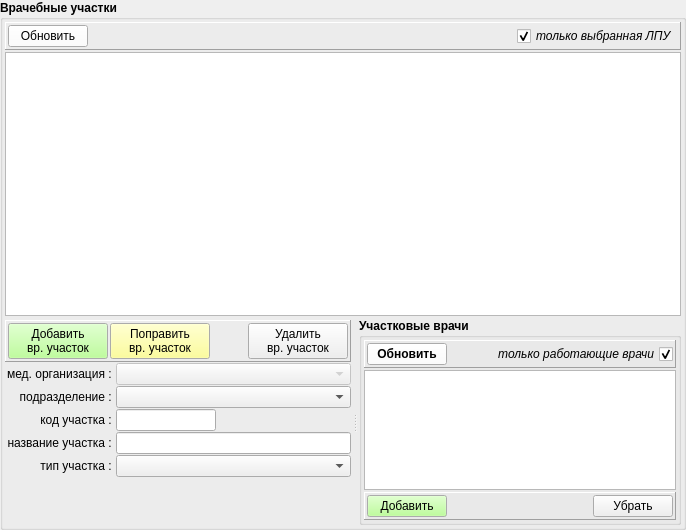
         <widget class="QGroupBox" name="group_medsites">
          <property name="minimumSize">
           <size>
            <width>600</width>
            <height>0</height>
           </size>
          </property>
          <property name="font">
           <font>
            <weight>75</weight>
            <bold>true</bold>
           </font>
          </property>
          <property name="title">
           <string>Врачебные участки</string>
          </property>
          <layout class="QVBoxLayout" name="verticalLayout_5" stretch="0,2,1">
           <property name="spacing">
            <number>2</number>
           </property>
           <property name="leftMargin">
            <number>2</number>
           </property>
           <property name="topMargin">
            <number>2</number>
           </property>
           <property name="rightMargin">
            <number>2</number>
           </property>
           <property name="bottomMargin">
            <number>2</number>
           </property>
           <item>
            <widget class="QFrame" name="pan_up_medsites">
             <property name="frameShape">
              <enum>QFrame::Panel</enum>
             </property>
             <property name="frameShadow">
              <enum>QFrame::Raised</enum>
             </property>
             <layout class="QHBoxLayout" name="horizontalLayout_6">
              <property name="spacing">
               <number>2</number>
              </property>
              <property name="leftMargin">
               <number>2</number>
              </property>
              <property name="topMargin">
               <number>2</number>
              </property>
              <property name="rightMargin">
               <number>2</number>
              </property>
              <property name="bottomMargin">
               <number>2</number>
              </property>
              <item>
               <widget class="QPushButton" name="bn_refresh_medsites">
                <property name="palette">
                 <palette>
                  <active>
                   <colorrole role="Button">
                    <brush brushstyle="SolidPattern">
                     <color alpha="255">
                      <red>255</red>
                      <green>255</green>
                      <blue>255</blue>
                     </color>
                    </brush>
                   </colorrole>
                  </active>
                  <inactive>
                   <colorrole role="Button">
                    <brush brushstyle="SolidPattern">
                     <color alpha="255">
                      <red>255</red>
                      <green>255</green>
                      <blue>255</blue>
                     </color>
                    </brush>
                   </colorrole>
                  </inactive>
                  <disabled>
                   <colorrole role="Button">
                    <brush brushstyle="SolidPattern">
                     <color alpha="255">
                      <red>255</red>
                      <green>255</green>
                      <blue>255</blue>
                     </color>
                    </brush>
                   </colorrole>
                  </disabled>
                 </palette>
                </property>
                <property name="font">
                 <font>
                  <weight>50</weight>
                  <bold>false</bold>
                 </font>
                </property>
                <property name="text">
                 <string>Обновить</string>
                </property>
                <property name="icon">
                 <iconset resource="_inko_pol2_res.qrc">
                  <normaloff>:/refresh.png</normaloff>:/refresh.png</iconset>
                </property>
               </widget>
              </item>
              <item>
               <spacer name="horizontalSpacer_8">
                <property name="orientation">
                 <enum>Qt::Horizontal</enum>
                </property>
                <property name="sizeHint" stdset="0">
                 <size>
                  <width>40</width>
                  <height>20</height>
                 </size>
                </property>
               </spacer>
              </item>
              <item>
               <widget class="QCheckBox" name="ch_medsites_mo">
                <property name="font">
                 <font>
                  <weight>50</weight>
                  <italic>true</italic>
                  <bold>false</bold>
                 </font>
                </property>
                <property name="text">
                 <string>только выбранная ЛПУ</string>
                </property>
                <property name="checked">
                 <bool>true</bool>
                </property>
               </widget>
              </item>
             </layout>
            </widget>
           </item>
           <item>
            <widget class="QTableView" name="tab_medsites">
             <property name="selectionMode">
              <enum>QAbstractItemView::SingleSelection</enum>
             </property>
             <property name="selectionBehavior">
              <enum>QAbstractItemView::SelectRows</enum>
             </property>
             <attribute name="verticalHeaderDefaultSectionSize">
              <number>20</number>
             </attribute>
             <attribute name="verticalHeaderMinimumSectionSize">
              <number>20</number>
             </attribute>
            </widget>
           </item>
           <item>
            <widget class="QSplitter" name="split_MS">
             <property name="orientation">
              <enum>Qt::Horizontal</enum>
             </property>
             <property name="handleWidth">
              <number>8</number>
             </property>
             <widget class="QFrame" name="pan_attr_medsites">
              <property name="minimumSize">
               <size>
                <width>320</width>
                <height>0</height>
               </size>
              </property>
              <property name="font">
               <font>
                <weight>50</weight>
                <bold>false</bold>
               </font>
              </property>
              <layout class="QFormLayout" name="formLayout_3">
               <property name="fieldGrowthPolicy">
                <enum>QFormLayout::AllNonFixedFieldsGrow</enum>
               </property>
               <property name="horizontalSpacing">
                <number>1</number>
               </property>
               <property name="verticalSpacing">
                <number>1</number>
               </property>
               <property name="leftMargin">
                <number>0</number>
               </property>
               <property name="topMargin">
                <number>2</number>
               </property>
               <property name="rightMargin">
                <number>0</number>
               </property>
               <property name="bottomMargin">
                <number>0</number>
               </property>
               <item row="1" column="0">
                <widget class="QLabel" name="lab_is_head_7">
                 <property name="minimumSize">
                  <size>
                   <width>110</width>
                   <height>0</height>
                  </size>
                 </property>
                 <property name="maximumSize">
                  <size>
                   <width>110</width>
                   <height>16777215</height>
                  </size>
                 </property>
                 <property name="font">
                  <font>
                   <weight>50</weight>
                   <bold>false</bold>
                  </font>
                 </property>
                 <property name="text">
                  <string>мед. организация : </string>
                 </property>
                 <property name="alignment">
                  <set>Qt::AlignRight|Qt::AlignTrailing|Qt::AlignVCenter</set>
                 </property>
                </widget>
               </item>
               <item row="1" column="1">
                <widget class="QComboBox" name="combo_medsite_mo">
                 <property name="enabled">
                  <bool>false</bool>
                 </property>
                 <property name="font">
                  <font>
                   <weight>50</weight>
                   <bold>false</bold>
                  </font>
                 </property>
                 <property name="maxVisibleItems">
                  <number>50</number>
                 </property>
                </widget>
               </item>
               <item row="2" column="0">
                <widget class="QLabel" name="lab_is_head_5">
                 <property name="minimumSize">
                  <size>
                   <width>110</width>
                   <height>0</height>
                  </size>
                 </property>
                 <property name="maximumSize">
                  <size>
                   <width>110</width>
                   <height>16777215</height>
                  </size>
                 </property>
                 <property name="font">
                  <font>
                   <weight>50</weight>
                   <bold>false</bold>
                  </font>
                 </property>
                 <property name="text">
                  <string>подразделение : </string>
                 </property>
                 <property name="alignment">
                  <set>Qt::AlignRight|Qt::AlignTrailing|Qt::AlignVCenter</set>
                 </property>
                </widget>
               </item>
               <item row="2" column="1">
                <widget class="QComboBox" name="combo_medsite_mp">
                 <property name="enabled">
                  <bool>true</bool>
                 </property>
                 <property name="font">
                  <font>
                   <weight>50</weight>
                   <bold>false</bold>
                  </font>
                 </property>
                 <property name="maxVisibleItems">
                  <number>50</number>
                 </property>
                </widget>
               </item>
               <item row="3" column="0">
                <widget class="QLabel" name="label_34">
                 <property name="minimumSize">
                  <size>
                   <width>110</width>
                   <height>0</height>
                  </size>
                 </property>
                 <property name="maximumSize">
                  <size>
                   <width>110</width>
                   <height>16777215</height>
                  </size>
                 </property>
                 <property name="font">
                  <font>
                   <weight>50</weight>
                   <bold>false</bold>
                  </font>
                 </property>
                 <property name="text">
                  <string>код участка : </string>
                 </property>
                 <property name="alignment">
                  <set>Qt::AlignRight|Qt::AlignTrailing|Qt::AlignVCenter</set>
                 </property>
                </widget>
               </item>
               <item row="3" column="1">
                <widget class="QLineEdit" name="ln_medsite_code">
                 <property name="minimumSize">
                  <size>
                   <width>100</width>
                   <height>0</height>
                  </size>
                 </property>
                 <property name="maximumSize">
                  <size>
                   <width>100</width>
                   <height>16777215</height>
                  </size>
                 </property>
                 <property name="font">
                  <font>
                   <weight>50</weight>
                   <bold>false</bold>
                  </font>
                 </property>
                </widget>
               </item>
               <item row="4" column="0">
                <widget class="QLabel" name="label_35">
                 <property name="minimumSize">
                  <size>
                   <width>110</width>
                   <height>0</height>
                  </size>
                 </property>
                 <property name="maximumSize">
                  <size>
                   <width>110</width>
                   <height>16777215</height>
                  </size>
                 </property>
                 <property name="font">
                  <font>
                   <weight>50</weight>
                   <bold>false</bold>
                  </font>
                 </property>
                 <property name="text">
                  <string>  название участка : </string>
                 </property>
                 <property name="alignment">
                  <set>Qt::AlignRight|Qt::AlignTrailing|Qt::AlignVCenter</set>
                 </property>
                </widget>
               </item>
               <item row="4" column="1">
                <widget class="QLineEdit" name="ln_medsite_name">
                 <property name="font">
                  <font>
                   <weight>50</weight>
                   <bold>false</bold>
                  </font>
                 </property>
                </widget>
               </item>
               <item row="5" column="0">
                <widget class="QLabel" name="lab_is_head_3">
                 <property name="minimumSize">
                  <size>
                   <width>110</width>
                   <height>0</height>
                  </size>
                 </property>
                 <property name="maximumSize">
                  <size>
                   <width>110</width>
                   <height>16777215</height>
                  </size>
                 </property>
                 <property name="font">
                  <font>
                   <weight>50</weight>
                   <bold>false</bold>
                  </font>
                 </property>
                 <property name="text">
                  <string>тип участка : </string>
                 </property>
                 <property name="alignment">
                  <set>Qt::AlignRight|Qt::AlignTrailing|Qt::AlignVCenter</set>
                 </property>
                </widget>
               </item>
               <item row="5" column="1">
                <widget class="QComboBox" name="combo_medsite_type">
                 <property name="enabled">
                  <bool>true</bool>
                 </property>
                 <property name="font">
                  <font>
                   <weight>50</weight>
                   <bold>false</bold>
                  </font>
                 </property>
                 <property name="maxVisibleItems">
                  <number>50</number>
                 </property>
                </widget>
               </item>
               <item row="0" column="0" colspan="2">
                <widget class="QFrame" name="pan_dn_medsites">
                 <property name="frameShape">
                  <enum>QFrame::Panel</enum>
                 </property>
                 <property name="frameShadow">
                  <enum>QFrame::Raised</enum>
                 </property>
                 <layout class="QHBoxLayout" name="horizontalLayout_11">
                  <property name="spacing">
                   <number>2</number>
                  </property>
                  <property name="leftMargin">
                   <number>2</number>
                  </property>
                  <property name="topMargin">
                   <number>2</number>
                  </property>
                  <property name="rightMargin">
                   <number>2</number>
                  </property>
                  <property name="bottomMargin">
                   <number>2</number>
                  </property>
                  <item>
                   <widget class="QPushButton" name="bn_add_medsite">
                    <property name="minimumSize">
                     <size>
                      <width>100</width>
                      <height>0</height>
                     </size>
                    </property>
                    <property name="palette">
                     <palette>
                      <active>
                       <colorrole role="Button">
                        <brush brushstyle="SolidPattern">
                         <color alpha="255">
                          <red>170</red>
                          <green>255</green>
                          <blue>127</blue>
                         </color>
                        </brush>
                       </colorrole>
                      </active>
                      <inactive>
                       <colorrole role="Button">
                        <brush brushstyle="SolidPattern">
                         <color alpha="255">
                          <red>170</red>
                          <green>255</green>
                          <blue>127</blue>
                         </color>
                        </brush>
                       </colorrole>
                      </inactive>
                      <disabled>
                       <colorrole role="Button">
                        <brush brushstyle="SolidPattern">
                         <color alpha="255">
                          <red>170</red>
                          <green>255</green>
                          <blue>127</blue>
                         </color>
                        </brush>
                       </colorrole>
                      </disabled>
                     </palette>
                    </property>
                    <property name="font">
                     <font>
                      <weight>50</weight>
                      <bold>false</bold>
                     </font>
                    </property>
                    <property name="text">
                     <string>Добавить
 вр. участок </string>
                    </property>
                   </widget>
                  </item>
                  <item>
                   <widget class="QPushButton" name="bn_edit_medsite">
                    <property name="minimumSize">
                     <size>
                      <width>100</width>
                      <height>0</height>
                     </size>
                    </property>
                    <property name="palette">
                     <palette>
                      <active>
                       <colorrole role="Button">
                        <brush brushstyle="SolidPattern">
                         <color alpha="255">
                          <red>255</red>
                          <green>255</green>
                          <blue>127</blue>
                         </color>
                        </brush>
                       </colorrole>
                      </active>
                      <inactive>
                       <colorrole role="Button">
                        <brush brushstyle="SolidPattern">
                         <color alpha="255">
                          <red>255</red>
                          <green>255</green>
                          <blue>127</blue>
                         </color>
                        </brush>
                       </colorrole>
                      </inactive>
                      <disabled>
                       <colorrole role="Button">
                        <brush brushstyle="SolidPattern">
                         <color alpha="255">
                          <red>255</red>
                          <green>255</green>
                          <blue>127</blue>
                         </color>
                        </brush>
                       </colorrole>
                      </disabled>
                     </palette>
                    </property>
                    <property name="font">
                     <font>
                      <weight>50</weight>
                      <bold>false</bold>
                     </font>
                    </property>
                    <property name="text">
                     <string>Поправить
 вр. участок </string>
                    </property>
                   </widget>
                  </item>
                  <item>
                   <spacer name="horizontalSpacer_9">
                    <property name="orientation">
                     <enum>Qt::Horizontal</enum>
                    </property>
                    <property name="sizeHint" stdset="0">
                     <size>
                      <width>40</width>
                      <height>20</height>
                     </size>
                    </property>
                   </spacer>
                  </item>
                  <item>
                   <widget class="QPushButton" name="bn_delete_medsite">
                    <property name="minimumSize">
                     <size>
                      <width>100</width>
                      <height>0</height>
                     </size>
                    </property>
                    <property name="font">
                     <font>
                      <weight>50</weight>
                      <bold>false</bold>
                     </font>
                    </property>
                    <property name="text">
                     <string>Удалить
 вр. участок </string>
                    </property>
                   </widget>
                  </item>
                 </layout>
                </widget>
               </item>
              </layout>
             </widget>
             <widget class="QGroupBox" name="groupBox_3">
              <property name="title">
               <string>Участковые врачи</string>
              </property>
              <layout class="QVBoxLayout" name="verticalLayout_2">
               <property name="spacing">
                <number>2</number>
               </property>
               <property name="leftMargin">
                <number>2</number>
               </property>
               <property name="topMargin">
                <number>2</number>
               </property>
               <property name="rightMargin">
                <number>2</number>
               </property>
               <property name="bottomMargin">
                <number>2</number>
               </property>
               <item>
                <widget class="QFrame" name="pan_dn_medparts_2">
                 <property name="frameShape">
                  <enum>QFrame::Panel</enum>
                 </property>
                 <property name="frameShadow">
                  <enum>QFrame::Raised</enum>
                 </property>
                 <layout class="QHBoxLayout" name="horizontalLayout_25">
                  <property name="spacing">
                   <number>2</number>
                  </property>
                  <property name="leftMargin">
                   <number>2</number>
                  </property>
                  <property name="topMargin">
                   <number>2</number>
                  </property>
                  <property name="rightMargin">
                   <number>2</number>
                  </property>
                  <property name="bottomMargin">
                   <number>2</number>
                  </property>
                  <item>
                   <widget class="QPushButton" name="bn_refresh_medsite_ters">
                    <property name="palette">
                     <palette>
                      <active>
                       <colorrole role="Button">
                        <brush brushstyle="SolidPattern">
                         <color alpha="255">
                          <red>255</red>
                          <green>255</green>
                          <blue>255</blue>
                         </color>
                        </brush>
                       </colorrole>
                      </active>
                      <inactive>
                       <colorrole role="Button">
                        <brush brushstyle="SolidPattern">
                         <color alpha="255">
                          <red>255</red>
                          <green>255</green>
                          <blue>255</blue>
                         </color>
                        </brush>
                       </colorrole>
                      </inactive>
                      <disabled>
                       <colorrole role="Button">
                        <brush brushstyle="SolidPattern">
                         <color alpha="255">
                          <red>255</red>
                          <green>255</green>
                          <blue>255</blue>
                         </color>
                        </brush>
                       </colorrole>
                      </disabled>
                     </palette>
                    </property>
                    <property name="text">
                     <string>Обновить</string>
                    </property>
                   </widget>
                  </item>
                  <item>
                   <spacer name="horizontalSpacer_19">
                    <property name="orientation">
                     <enum>Qt::Horizontal</enum>
                    </property>
                    <property name="sizeHint" stdset="0">
                     <size>
                      <width>40</width>
                      <height>20</height>
                     </size>
                    </property>
                   </spacer>
                  </item>
                  <item>
                   <widget class="QCheckBox" name="ch_medsite_ters_now">
                    <property name="font">
                     <font>
                      <weight>50</weight>
                      <italic>true</italic>
                      <bold>false</bold>
                     </font>
                    </property>
                    <property name="layoutDirection">
                     <enum>Qt::RightToLeft</enum>
                    </property>
                    <property name="text">
                     <string>  только работающие врачи</string>
                    </property>
                    <property name="checked">
                     <bool>true</bool>
                    </property>
                   </widget>
                  </item>
                 </layout>
                </widget>
               </item>
               <item>
                <widget class="QTableView" name="tab_medsite_ters">
                 <property name="minimumSize">
                  <size>
                   <width>250</width>
                   <height>120</height>
                  </size>
                 </property>
                 <property name="selectionMode">
                  <enum>QAbstractItemView::SingleSelection</enum>
                 </property>
                 <property name="selectionBehavior">
                  <enum>QAbstractItemView::SelectRows</enum>
                 </property>
                 <attribute name="verticalHeaderDefaultSectionSize">
                  <number>20</number>
                 </attribute>
                 <attribute name="verticalHeaderMinimumSectionSize">
                  <number>20</number>
                 </attribute>
                </widget>
               </item>
               <item>
                <widget class="QFrame" name="pan_dn_medparts_3">
                 <property name="frameShape">
                  <enum>QFrame::Panel</enum>
                 </property>
                 <property name="frameShadow">
                  <enum>QFrame::Raised</enum>
                 </property>
                 <layout class="QHBoxLayout" name="horizontalLayout_26">
                  <property name="spacing">
                   <number>2</number>
                  </property>
                  <property name="leftMargin">
                   <number>2</number>
                  </property>
                  <property name="topMargin">
                   <number>2</number>
                  </property>
                  <property name="rightMargin">
                   <number>2</number>
                  </property>
                  <property name="bottomMargin">
                   <number>2</number>
                  </property>
                  <item>
                   <widget class="QPushButton" name="bn_add_medsite_ter">
                    <property name="palette">
                     <palette>
                      <active>
                       <colorrole role="Button">
                        <brush brushstyle="SolidPattern">
                         <color alpha="255">
                          <red>170</red>
                          <green>255</green>
                          <blue>127</blue>
                         </color>
                        </brush>
                       </colorrole>
                      </active>
                      <inactive>
                       <colorrole role="Button">
                        <brush brushstyle="SolidPattern">
                         <color alpha="255">
                          <red>170</red>
                          <green>255</green>
                          <blue>127</blue>
                         </color>
                        </brush>
                       </colorrole>
                      </inactive>
                      <disabled>
                       <colorrole role="Button">
                        <brush brushstyle="SolidPattern">
                         <color alpha="255">
                          <red>170</red>
                          <green>255</green>
                          <blue>127</blue>
                         </color>
                        </brush>
                       </colorrole>
                      </disabled>
                     </palette>
                    </property>
                    <property name="font">
                     <font>
                      <weight>50</weight>
                      <bold>false</bold>
                     </font>
                    </property>
                    <property name="text">
                     <string>Добавить</string>
                    </property>
                   </widget>
                  </item>
                  <item>
                   <spacer name="horizontalSpacer_20">
                    <property name="orientation">
                     <enum>Qt::Horizontal</enum>
                    </property>
                    <property name="sizeHint" stdset="0">
                     <size>
                      <width>40</width>
                      <height>20</height>
                     </size>
                    </property>
                   </spacer>
                  </item>
                  <item>
                   <widget class="QPushButton" name="bn_delete_medsite_ter">
                    <property name="font">
                     <font>
                      <weight>50</weight>
                      <bold>false</bold>
                     </font>
                    </property>
                    <property name="text">
                     <string>Убрать</string>
                    </property>
                   </widget>
                  </item>
                 </layout>
                </widget>
               </item>
              </layout>
             </widget>
            </widget>
           </item>
          </layout>
         </widget>
